Frame 1 (no input): blank canvas, image omitted
Frame 60 (no input): blank canvas, image omitted
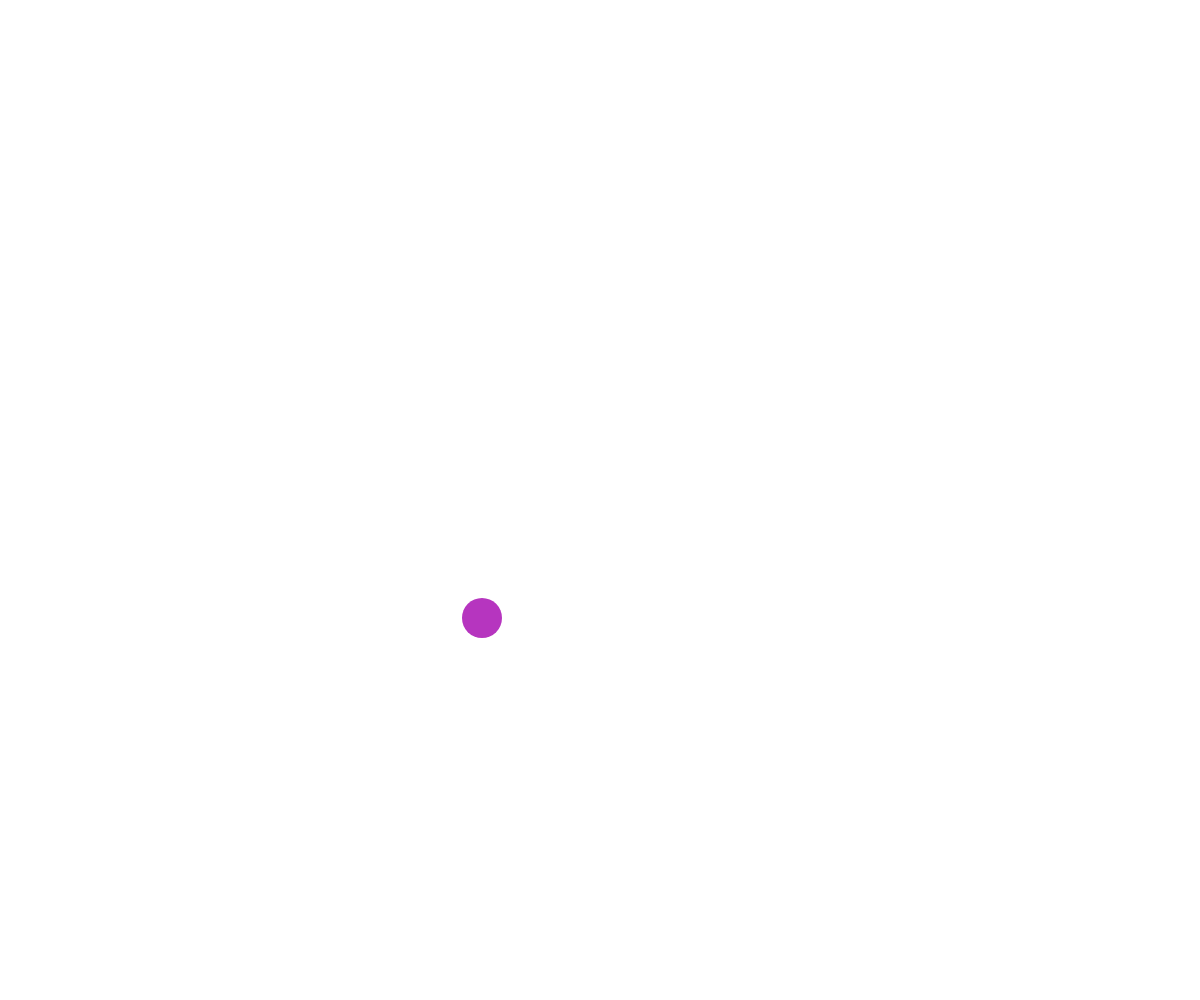
Frame 120 (the mouse pressed at the canvas centre since frame 60)

The p5.js sketch whose frames 1 and 60 were blank and that drew this single picture after the mouse press (run headless with seeded random() and noise() and a simulated clock; from frame 60 on, the mouse is pressed at the canvas centre):

// p5.js sketch
// ── sketch.js
let ball;
let actualBall;
let ballWidth = 40;
let ballHeight = 40;
let ballNumber=0;
var balls=[];
let dx;
let dy;
let distance;

function setup() {
	createCanvas(windowWidth, windowHeight);
}

function draw() {
		background('white');
		balls.forEach(function(ball){
	    	actualBall = ball;
	    	actualBall.draw();
	    	actualBall.move();
	    	balls.forEach(function(ball){
				otherBall = ball;
				/*dx = actualBall.x - otherBall.x;
				dy = actualBall.x - otherBall.x;
				distance = Math.sqrt(dx * dx + dy * dy);
				if (actualBall.getballNumber != otherBall.getballNumber) {
					if (distance < actualBall.radius + otherBall.radius) {
					    		actualBall.cambiarDireccion();
		    					otherBall.cambiarDireccion();
					}
				}*/
				if (actualBall.getballNumber != otherBall.getballNumber) {
					if ((actualBall.posX >= otherBall.posX && actualBall.posX <= otherBall.posX + (actualBall.width)) && 
					   (actualBall.posY >= otherBall.posY && actualBall.posY <= otherBall.posY + (actualBall.height))) {
	    					
	    					actualBall.cambiarDireccion();
	    					otherBall.cambiarDireccion();
	    			}
				}
			});
		});
}


function mousePressed() {
	ball = new Ball(mouseX,mouseY,getRandomColor(),50,floor(windowWidth),floor(windowHeight),ballWidth,ballHeight,ballNumber);
	balls.push(ball);
	ballNumber+=1;
}

function getRandomColor() {
  randomColor = color(random(255),random(255),random(255));
  return randomColor;
}
// ── Ball.js
class Ball{
	
	constructor(x,y,c,d,tw,th,width,height,ballNumber) {
		this.x = x;
		this.y = y;
		this.d = d;
		this.c = c;
		this.tw = tw;
		this.th = th;
		this.width = width;
		this.height = height;
		this.ballNumber = ballNumber;
		this.speedX = 2 * this.direction();
		this.speedY = 2 * this.direction();
	}

	draw() {
		push();
		noStroke();
		fill(this.c);
		//circle(this.x, this.y, this.d)
		ellipse(this.x,this.y,this.width,this.height);
		pop();
	}

	move() {
		if (this.x <= 0) {
			this.speedX = this.speedX * -1;
		}else if (this.x >= this.tw) {
			this.speedX = this.speedX * -1;
		}

		if (this.y <= 0) {
			this.speedY = this.speedY * -1;
		}else if (this.y >= this.th) {
			this.speedY = this.speedY * -1;
		}

		this.x+= this.speedX;
		this.y+= this.speedY;
	}

	cambiarDireccion() {
		this.speedX = this.speedX * -1;
		this.speedY = this.speedY * -1;
	}

	
	direction() {
		return floor(random(2))* 2 - 1;
	}

	//getters

	get getspeedX(){
		return this.speedX;
	}

	get getspeedY(){
		return this.speedY;
	}

	get posX() {
    	return this.x;
  	}

  	get posY() {
    	return this.y;
  	}

  	get getballNumber() {
    	return this.ballNumber;
  	}

  	get color() {
    	return this.c;
  	}

  	get radius() {
    	return this.d;
  	}

}
